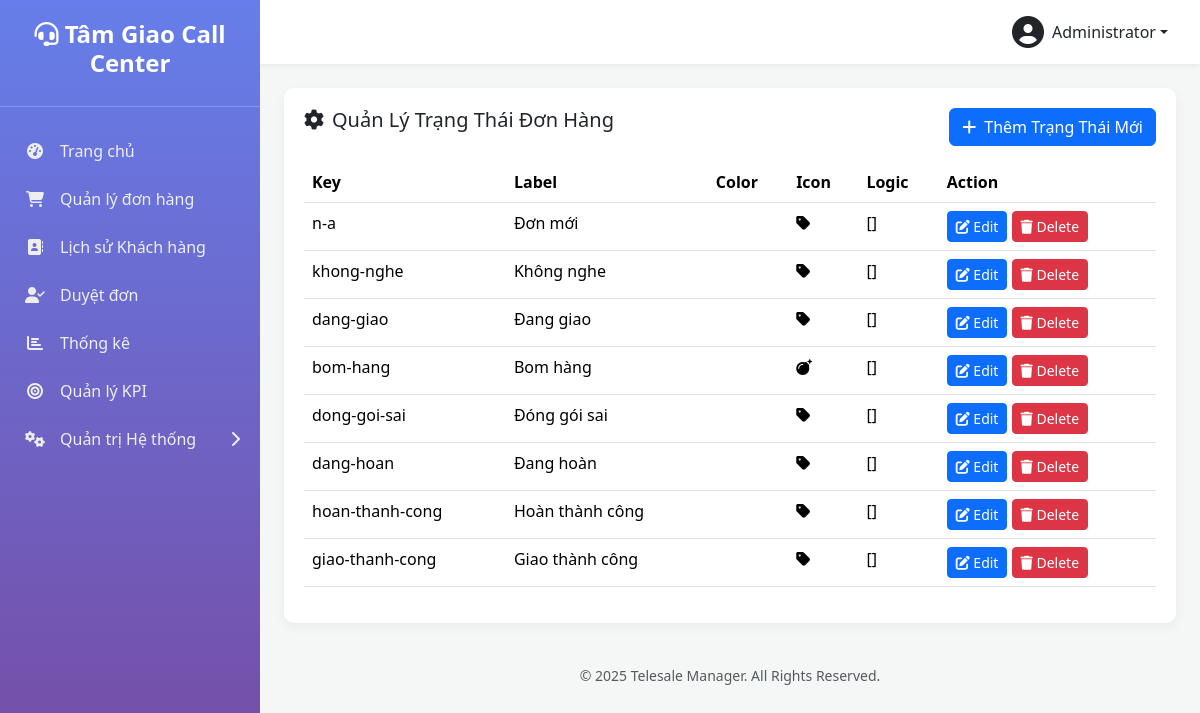
The app's page /admin-status-config.php (signed in), older data.
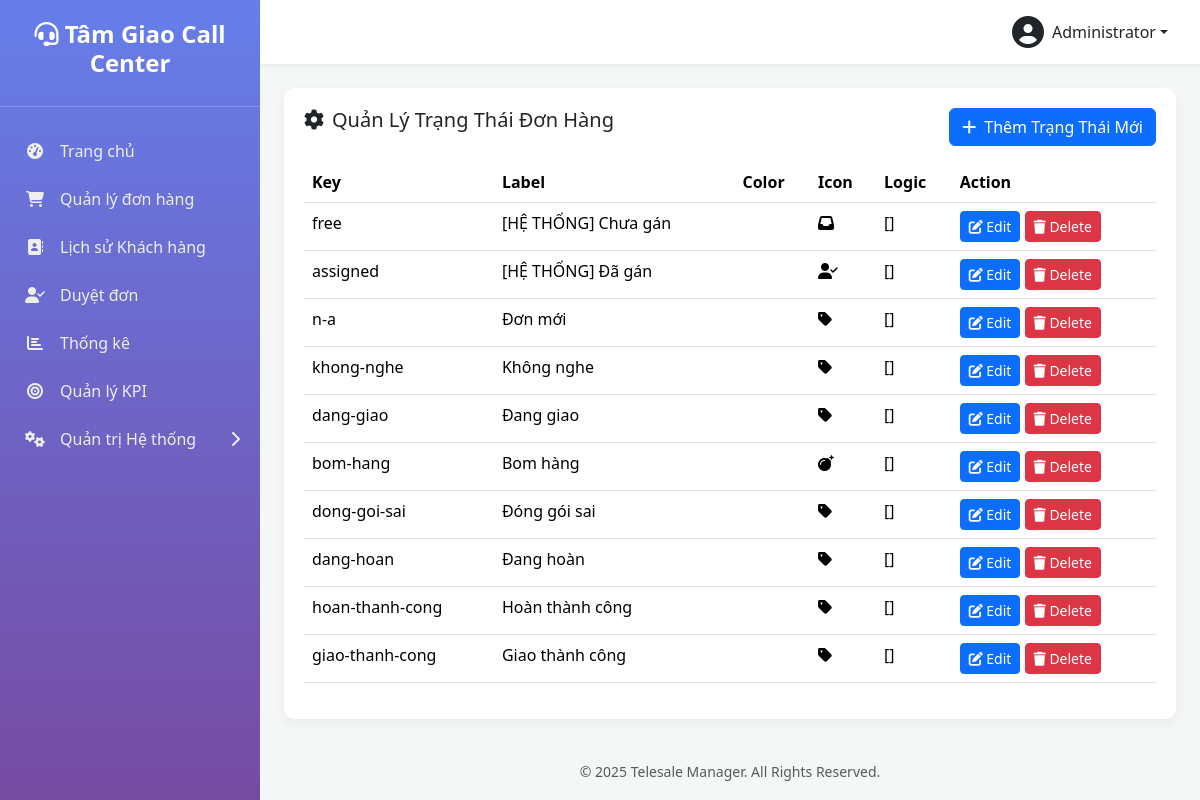
The same page, newer data.
### tables this page shows
CREATE TABLE `order_status_configs` (
  `status_key` varchar(50) NOT NULL,
  `label` varchar(100) NOT NULL,
  `color` varchar(20) NOT NULL,
  `icon` varchar(50) NOT NULL,
  `sort_order` int(11) NOT NULL DEFAULT 0,
  `logic_json` text NOT NULL,
  `created_by` int(10) UNSIGNED DEFAULT NULL,
  `created_at` datetime DEFAULT current_timestamp(),
  `updated_at` datetime DEFAULT current_timestamp() ON UPDATE current_timestamp(),
  `is_system` tinyint(1) DEFAULT 0 COMMENT 'Status hệ thống không được xóa'
);

### functions.php (called while the page is built, shortened)
<?php
function get_db_connection() {
    static $pdo = null;
    if ($pdo === null) {
        try {
            $dsn = "mysql:host=" . DB_HOST . ";dbname=" . DB_NAME . ";charset=" . DB_CHARSET;
            $options = [
                PDO::ATTR_ERRMODE => PDO::ERRMODE_EXCEPTION,
                PDO::ATTR_DEFAULT_FETCH_MODE => PDO::FETCH_ASSOC,
                PDO::ATTR_EMULATE_PREPARES => false,
            ];
            $pdo = new PDO($dsn, DB_USER, DB_PASS, $options);
        } catch (PDOException $e) {
            die('Database connection failed: ' . $e->getMessage());
        }
    }
    return $pdo;
}
function db_query($sql, $params = []) {
    $pdo = get_db_connection();
    $stmt = $pdo->prepare($sql);
    $stmt->execute($params);
    return $stmt;
}
function db_get_results($sql, $params = []) {
    $stmt = db_query($sql, $params);
    return $stmt->fetchAll(PDO::FETCH_ASSOC);
}
function get_order_status_configs() {
    static $configs = null;
    if ($configs === null) {
        $results = db_get_results("SELECT * FROM order_status_configs ORDER BY sort_order");
        $configs = [];
        foreach ($results as $row) {
            $configs[$row['status_key']] = [
                'label' => $row['label'],
                'color' => $row['color'],
                'icon' => $row['icon'],
                'logic' => json_decode($row['logic_json'], true) ?? []
            ];
        }
    }
    return $configs;
}

### admin-status-config.php (the view, shortened to what this page needs)
<?php
require_once 'functions.php';
$configs = get_order_status_configs();
include 'includes/header.php';
?>
<div class="table-card">
    <div class="d-flex justify-content-between mb-3">
        <h5><i class="fas fa-cog me-2"></i>Quản Lý Trạng Thái Đơn Hàng</h5>
        <button class="btn btn-primary" data-bs-toggle="modal" data-bs-target="#statusModal" data-mode="add">
            <i class="fas fa-plus me-2"></i>Thêm Trạng Thái Mới
        </button>
    </div>
    <div class="table-responsive">
        <table class="table table-hover">
            <thead>
                <tr>
                    <th>Key</th>
                    <th>Label</th>
                    <th>Color</th>
                    <th>Icon</th>
                    <th>Logic</th>
                    <th>Action</th>
                </tr>
            </thead>
            <tbody>
                <?php if (empty($configs)): ?>
                    <tr><td colspan="6" class="text-center">Chưa có trạng thái nào. Hãy thêm mới.</td></tr>
                <?php else: ?>
                    <?php foreach ($configs as $key => $conf): ?>
                    <tr>
                        <td><?php echo htmlspecialchars($key); ?></td>
                        <td><?php echo htmlspecialchars($conf['label']); ?></td>
                        <td><span class="badge bg-<?php echo htmlspecialchars($conf['color']); ?>">Mẫu</span></td>
                        <td><i class="fas <?php echo htmlspecialchars($conf['icon']); ?>"></i></td>
                        <td><?php echo htmlspecialchars(json_encode($conf['logic'], JSON_PRETTY_PRINT)); ?></td>
                        <td>
                            <button class="btn btn-primary btn-sm" data-bs-toggle="modal" data-bs-target="#statusModal"
                                    data-mode="edit" data-key="<?php echo htmlspecialchars($key); ?>"
                                    data-label="<?php echo htmlspecialchars($conf['label']); ?>"
                                    data-color="<?php echo htmlspecialchars($conf['color']); ?>"
                                    data-icon="<?php echo htmlspecialchars($conf['icon']); ?>"
                                    data-logic='<?php echo json_encode($conf['logic']); ?>'>
                                <i class="fas fa-edit"></i> Edit
                            </button>
                            <button class="btn btn-danger btn-sm btn-delete" data-key="<?php echo htmlspecialchars($key); ?>">
                                <i class="fas fa-trash"></i> Delete
                            </button>
                        </td>
                    </tr>
                    <?php endforeach; ?>
                <?php endif; ?>
            </tbody>
        </table>
    </div>
</div>
<?php include 'includes/footer.php'; ?>

Row changes from the older to the newer data that the page shows:
added order_status_configs: key "free", label "[HỆ THỐNG] Chưa gán", logic "[]"
added order_status_configs: key "assigned", label "[HỆ THỐNG] Đã gán", logic "[]"
